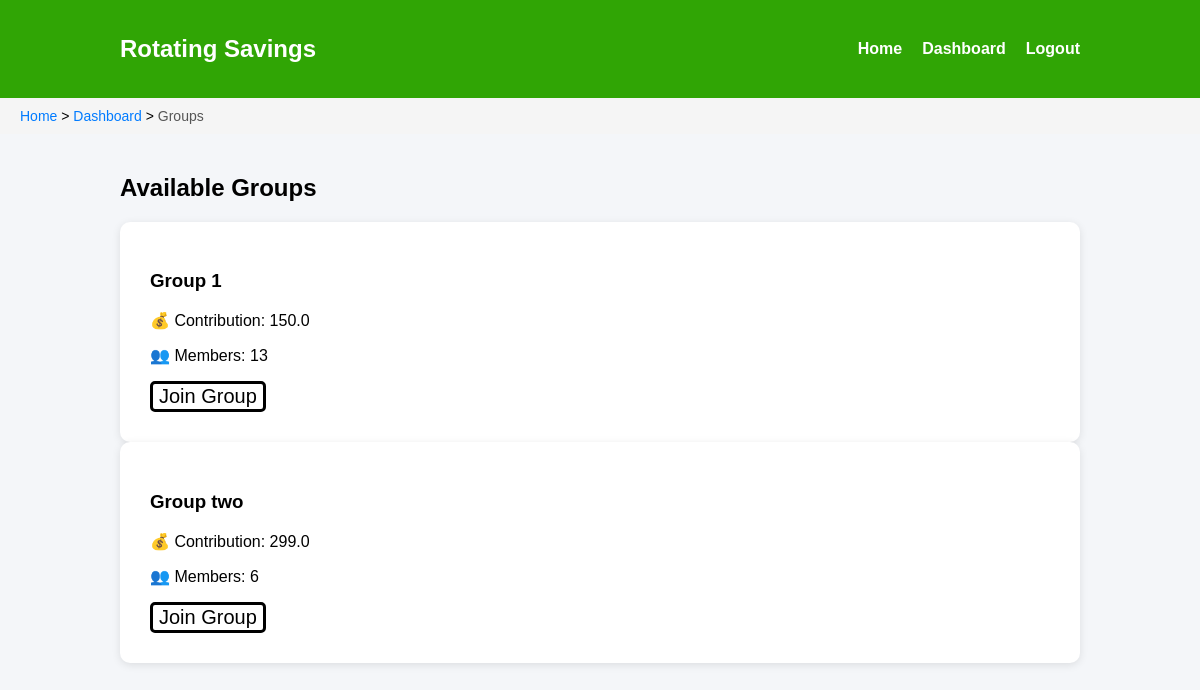
The page /groups (signed in) on the database its author committed.
### app/models.py (models this page shows, shortened)
class Group(db.Model):
    id = db.Column(db.Integer, primary_key=True)
    name = db.Column(db.String(100), nullable=False)
    contribution_amount = db.Column(db.Float, nullable=False)      # Amount each member contributes per cycle
    payout_frequency_days = db.Column(db.Integer, default=14) # defines payout cycle frequency
    created_at = db.Column(db.DateTime, default=datetime.utcnow)
    owner_id = db.Column(db.Integer, db.ForeignKey('user.id'), nullable=False)
    members = db.relationship('GroupMember', back_populates='group', cascade="all, delete-orphan")      # All members in this group via GroupMember table
    payouts = db.relationship('PayoutSchedule', backref='group', lazy=True, cascade="all, delete-orphan")     # Payout schedule entries for this group

### app/routes.py (the view)
@main.route('/groups')
@login_required
def groups():
    all_groups = Group.query.all()
    breadcrumbs = [
        {"label": "Home", "url": url_for('main.home')},
        {"label": "Dashboard", "url": url_for('main.dashboard')},
        {"label": "Groups", "url": None}
    ]
    return render_template('groups.html', groups=all_groups, breadcrumb=breadcrumbs)

### app/models.py (called while the page is built)
@login.user_loader
def load_user(user_id):
    return User.query.get(int(user_id))

### app/templates/groups.html
{% extends "base.html" %}
{% block content %}
<h2>Available Groups</h2>
{% if groups %}
    {% for group in groups %}
        <div class="card p-3 mb-2">
            <h3>{{ group.name }}</h3>
            <p>💰 Contribution: {{ group.contribution_amount }}</p>
            <p>👥 Members: {{ group.members|length }}</p>
            <form method="POST" action="{{ url_for('main.join_group', group_id=group.id) }}">
                <button class="buttons">Join Group</button>
            </form>
        </div>
    {% endfor %}
{% else %}
    <p>No groups available yet.</p>
{% endif %}
{% endblock %}

### app/static/style.css (style rules this page uses)
body { font-family: Arial, sans-serif; margin: 0; background-color: #f4f6f9; }
.card { background: white; padding: 30px; border-radius: 10px; box-shadow: 0 2px 8px rgba(0,0,0,0.1); }
.buttons { font-size: 20px; border: solid; background-color: white; text-decoration: none; text-decoration-color: black; border-radius: 5px; }

### rows shown on the page
Group: name "Group 1", contribution_amount "150.0", members|length "13"
Group: name "Group two", contribution_amount "299.0", members|length "6"

### other values the page prints
{{ item.label }} "Home" "Dashboard"
{{ item.label }} "Groups"
